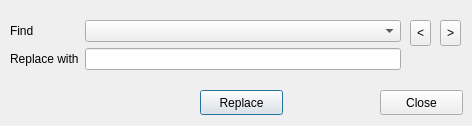
<?xml version="1.0" encoding="UTF-8"?>
<ui version="4.0">
 <class>FindAndReplaceDialog</class>
 <widget class="QDialog" name="FindAndReplaceDialog">
  <property name="geometry">
   <rect>
    <x>0</x>
    <y>0</y>
    <width>472</width>
    <height>126</height>
   </rect>
  </property>
  <property name="windowTitle">
   <string>Find and replace</string>
  </property>
  <widget class="QWidget" name="formLayoutWidget">
   <property name="geometry">
    <rect>
     <x>10</x>
     <y>20</y>
     <width>391</width>
     <height>63</height>
    </rect>
   </property>
   <layout class="QFormLayout" name="formLayout">
    <item row="0" column="0">
     <widget class="QLabel" name="find_l">
      <property name="text">
       <string>Find</string>
      </property>
     </widget>
    </item>
    <item row="1" column="0">
     <widget class="QLabel" name="replace_l">
      <property name="text">
       <string>Replace with</string>
      </property>
     </widget>
    </item>
    <item row="1" column="1">
     <widget class="QLineEdit" name="replace_with_le"/>
    </item>
    <item row="0" column="1">
     <widget class="FindAndReplaceCB" name="find_cb"/>
    </item>
   </layout>
  </widget>
  <widget class="QPushButton" name="replace_pb">
   <property name="geometry">
    <rect>
     <x>200</x>
     <y>90</y>
     <width>83</width>
     <height>25</height>
    </rect>
   </property>
   <property name="text">
    <string>Replace</string>
   </property>
  </widget>
  <widget class="QPushButton" name="close_pb">
   <property name="geometry">
    <rect>
     <x>380</x>
     <y>90</y>
     <width>83</width>
     <height>25</height>
    </rect>
   </property>
   <property name="text">
    <string>Close</string>
   </property>
  </widget>
  <widget class="QToolButton" name="previous_tb">
   <property name="geometry">
    <rect>
     <x>410</x>
     <y>20</y>
     <width>21</width>
     <height>26</height>
    </rect>
   </property>
   <property name="text">
    <string>&lt;</string>
   </property>
  </widget>
  <widget class="QToolButton" name="next_tb">
   <property name="geometry">
    <rect>
     <x>440</x>
     <y>20</y>
     <width>21</width>
     <height>26</height>
    </rect>
   </property>
   <property name="text">
    <string>&gt;</string>
   </property>
  </widget>
 </widget>
 <customwidgets>
  <customwidget>
   <class>FindAndReplaceCB</class>
   <extends>QComboBox</extends>
   <header>find_and_replace_cb</header>
  </customwidget>
 </customwidgets>
 <tabstops>
  <tabstop>find_cb</tabstop>
  <tabstop>replace_with_le</tabstop>
  <tabstop>replace_pb</tabstop>
  <tabstop>close_pb</tabstop>
 </tabstops>
 <resources/>
 <connections/>
</ui>
